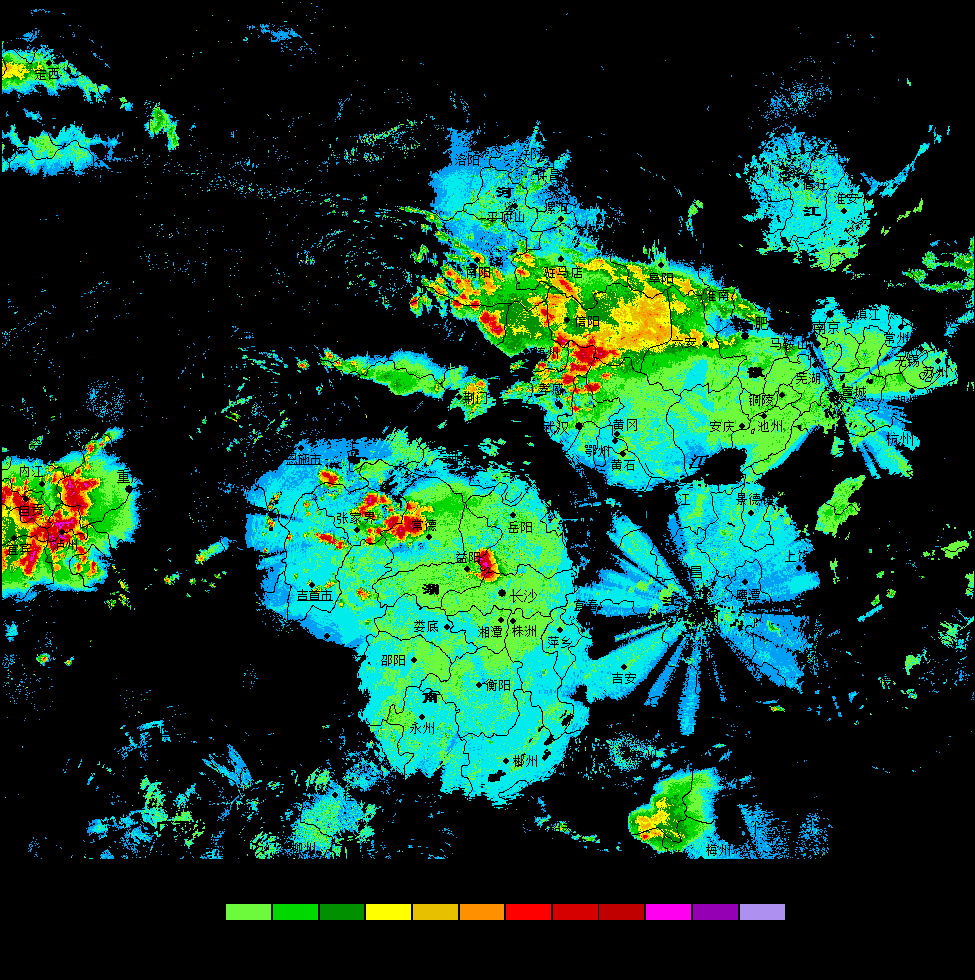
#> input picture resource/filtered_image.png, 975 x 980 px
$ python edit.py
#> lines starting #> are read from the running program, lines starting #| are printed output that depends on the picture
import cv2
import numpy as np


def extract_reflectivity(radar_image, mask_image):
    _, mask = cv2.threshold(mask_image, thresh=1, maxval=255, type=cv2.THRESH_BINARY)

    extracted_data = cv2.bitwise_and(radar_image, radar_image, mask=mask)
    return extracted_data


def calculate_statistics(extracted_data):
    non_zero_values = extracted_data[extracted_data > 0]

    if non_zero_values.size == 0:
        return None, None, None
    mean_val = np.mean(non_zero_values)
    max_val = np.max(non_zero_values)
    min_val = np.min(non_zero_values)

    return mean_val, max_val, min_val


radar_image = cv2.imread('filtered_image.png', cv2.IMREAD_GRAYSCALE)
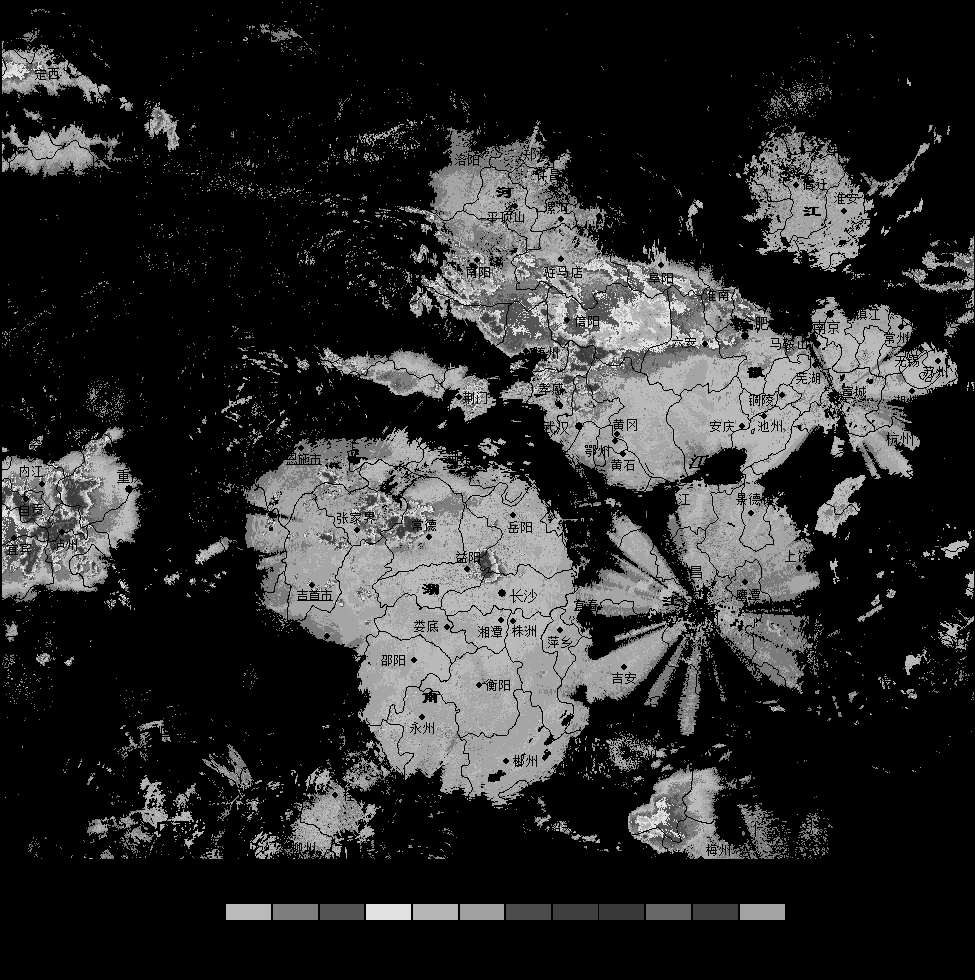
#> radar_image: shape (980, 975); min 0, max 225, mean 44
mask_image = cv2.imread('filtered_balck_image.png', cv2.IMREAD_GRAYSCALE)
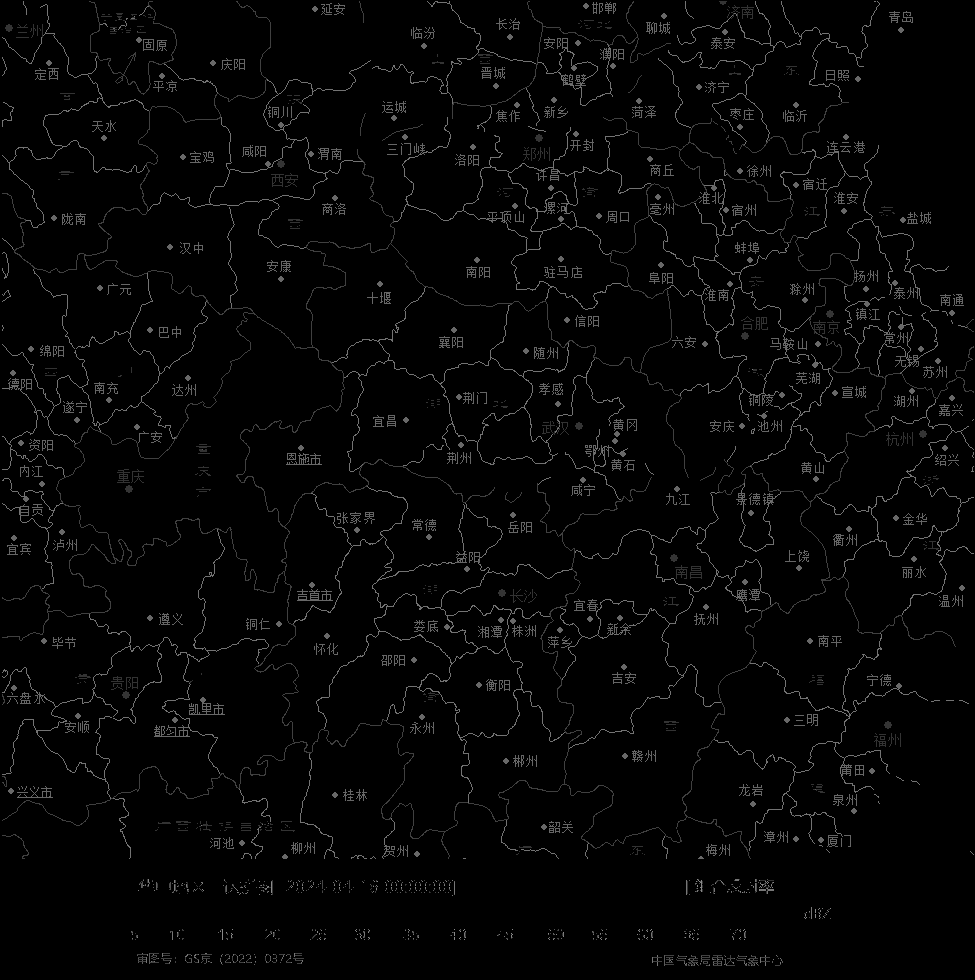
#> input picture resource/filtered_balck_image.png, 975 x 980 px
#> mask_image: shape (980, 975); min 0, max 140, mean 5.2

extracted_data = extract_reflectivity(radar_image, mask_image)
#> in extract_reflectivity, `_, mask = cv2.threshold(mask_image, thresh=1, maxval=255, type=cv2.THR..`:
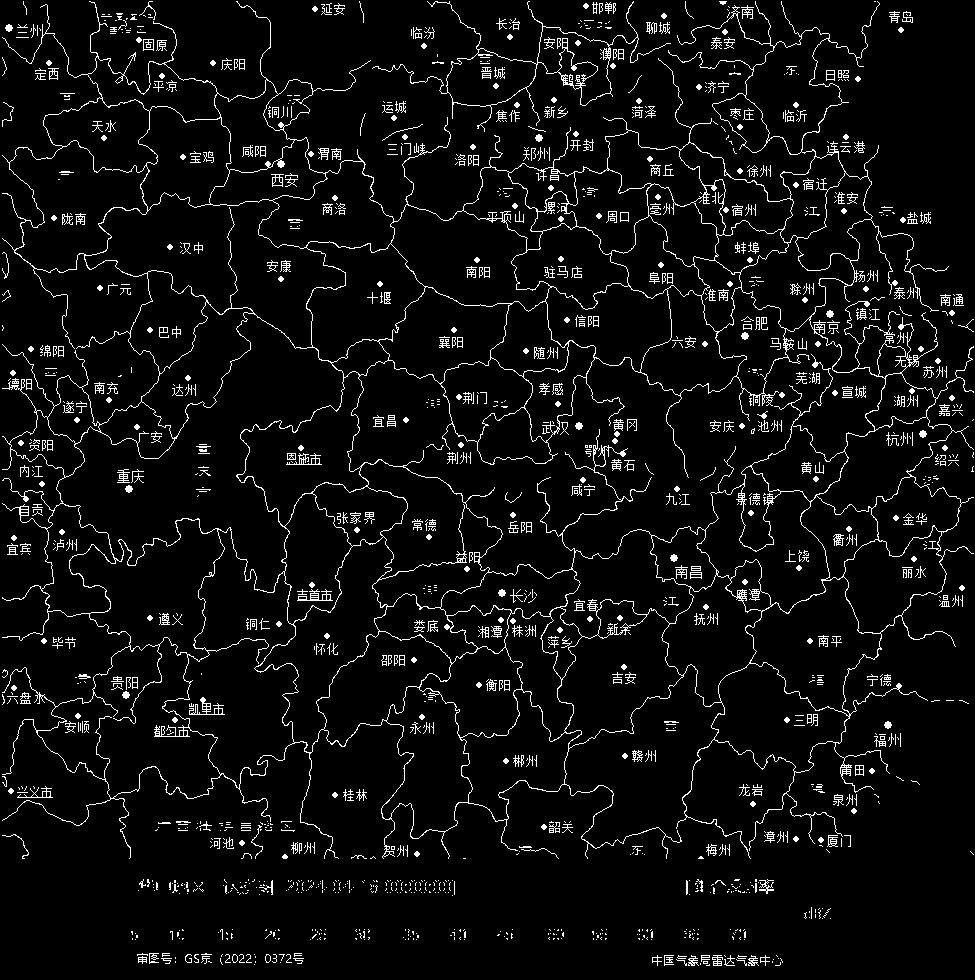
#> mask: shape (980, 975); 5.4% white in thin lines or dots
#> in extract_reflectivity, `extracted_data = cv2.bitwise_and(radar_image, radar_image, mask=mask)`: extracted_data: shape (980, 975); every value is 0

mean_reflectivity, max_reflectivity, min_reflectivity = calculate_statistics(extracted_data)
#> in calculate_statistics, `non_zero_values = extracted_data[extracted_data > 0]`: non_zero_values = empty array

if mean_reflectivity is None:
    print("没有有效的反射率数据可用于统计。")
else:
    print(f"Mean Reflectivity: {mean_reflectivity}")
    print(f"Max Reflectivity: {max_reflectivity}")
    print(f"Min Reflectivity: {min_reflectivity}")
